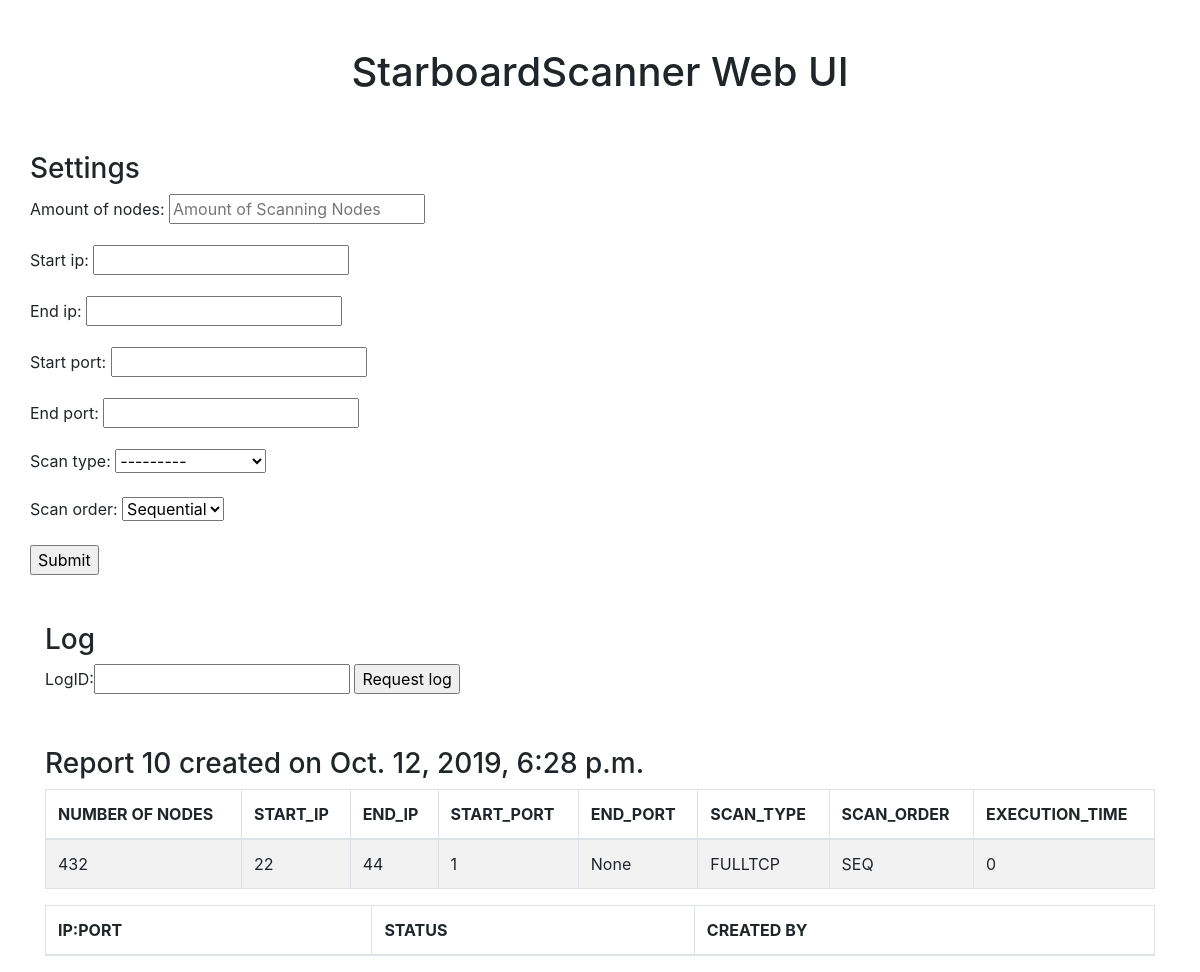
Before: /sb/ with the older database file.
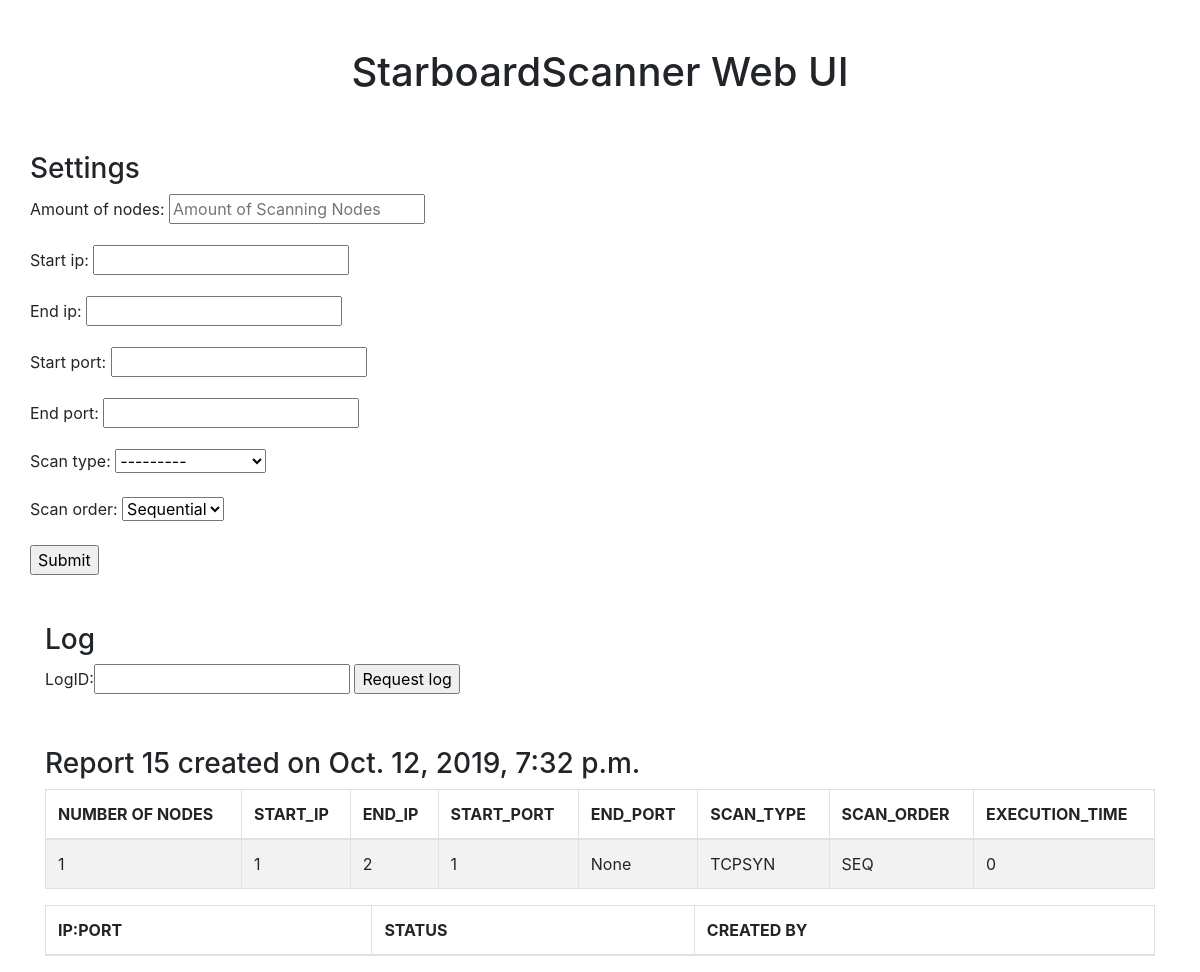
After: the same page with the newer database file.
### starboardscanner_app/models.py (models this page shows)
class Report(models.Model):
    SCAN_TYPE_CHOICES = (
        ('ALIVE', 'Is-Alive'),
        ('FULLTCP', 'Full TCP connect'),
        ('TCPSYN', 'TCP SYN'),
        ('TCPFIN', 'TCP FIN'),
    )
    SCAN_ORDER_CHOICES = (
        ('SEQ', 'Sequential'),
        ('RAND', 'Random'),
    )
    amount_of_nodes = models.IntegerField()
    start_ip = models.CharField(max_length=39)  # max length of ip6 address stored as string
    end_ip = models.CharField(max_length=39)  # max length of ip6 address stored as string
    start_port = models.IntegerField(null=True)
    end_port = models.IntegerField(null=True)
    date_created = models.DateTimeField(auto_now_add=True)
    scan_type = models.CharField(
        max_length=7,
        choices=SCAN_TYPE_CHOICES,
    )
    scan_order = models.CharField(
        max_length=4,
        choices=SCAN_ORDER_CHOICES,
        default='SEQ'
    )
    execution_time = models.IntegerField(default=0)

### starboardscanner_app/views.py (the view)
# urls.py: 2. Add a URL to urlpatterns:  path('', views.home, name='home')
@ensure_csrf_cookie
def home(request):
    if request.method == 'POST':
        if request.POST.get("request_log_btn"):
            form = LogForm(request.POST)
            if form.is_valid():
                print('requesting log')
                print(form.cleaned_data['logID'])
                if form.cleaned_data['logID'] > Report.objects.last().pk:
                    report_id = Report.objects.last().pk
                else:
                    report_id = form.cleaned_data['logID']
                context = {'report': Report.objects.get(pk=report_id), 'form_logID': LogForm(), 'form_input':ReportForm()}
                return render(request, 'starboardscanner_app/starboardscanner_app.html', context)
        elif request.POST.get("execute_job_btn"):
            form = ReportForm(request.POST)
            if form.is_valid():
                print("Submit button clicked")
                amount_of_nodes = form.cleaned_data['amount_of_nodes']
                start_ip = form.cleaned_data['start_ip']
                end_ip = form.cleaned_data['end_ip']
                start_port = form.cleaned_data['start_port']
                end_port = form.cleaned_data['end_port']
                scan_type = form.cleaned_data['scan_type']
                scan_order = form.cleaned_data['scan_order']
                current_report = Report(amount_of_nodes=amount_of_nodes, start_ip=start_ip, end_ip=end_ip,
                                        start_port=start_port,
                                        scan_type=scan_type, scan_order=scan_order)
                current_report.save()
                containers_dict_send = {}
                containers_dict_diff = {}
                os.chdir(os.path.abspath(os.path.dirname(__file__)))
                os.chdir('..')
                os.chdir('network')
                for i in range(amount_of_nodes):
                    containers_dict_send[f'container_{i}'] = 0
                    containers_dict_diff[f'container_{i}'] = 0
                job_list = []
                start_ip_end = [int(x) for x in map(str.strip, start_ip.split('.')) if x][-1]
                end_ip_end = [int(x) for x in map(str.strip, end_ip.split('.')) if x][-1]
                for ip in range(start_ip_end, end_ip_end + 1):
                    for port in range(start_port, end_port + 1):
                        curr_ip_port = start_ip[:-len(str(start_ip_end))] + str(ip) + ":" + str(port)
                        job_list.append(curr_ip_port)
                if scan_order is 'Random' or 'RAND':
                    print(scan_order)
                    random.shuffle(job_list)
                start_time_job = time.process_time()
                c=0
                for job in job_list:
                    for key, value in containers_dict_send.items():
                        received_cnt = Record.objects.filter(created_by=key).count()
                        containers_dict_diff[key] = containers_dict_send[key] - received_cnt
                    container = min(containers_dict_send, key=containers_dict_send.get)
                    containers_dict_send[container] += 1
                    job = {
                        'ip_port': job,
                        'scan_type': scan_type,
                        'report_id': Report.objects.last().pk,
                    }
                    print(job)
                    job_endpoint_of_flask_scanningnode = f'http://127.0.0.1:{30000+c%int(amount_of_nodes)}'
                    c+=1
                    res = requests.post(job_endpoint_of_flask_scanningnode, json=job)
                end_time_job = time.process_time()
                Report.objects.filter(pk=Report.objects.last().pk).update(execution_time=(end_time_job - start_time_job))
                context = {'report': Report.objects.last(), 'form_logID': LogForm(), 'form_input': ReportForm()}
                return render(request, 'starboardscanner_app/starboardscanner_app.html', context)
    else:
        print("rendering latest report")
        context = {'report': Report.objects.last(), 'form_logID': LogForm(),
                   'form_input': ReportForm()}
        return render(request, 'starboardscanner_app/starboardscanner_app.html', context)

### starboardscanner_app/forms.py
class LogForm(forms.Form):
    logID = forms.IntegerField(label='LogID')

class ReportForm(ModelForm):
    class Meta:
        model = Report
        fields = ['amount_of_nodes', 'start_ip', 'end_ip', 'start_port', 'end_port', 'scan_type', 'scan_order']
        widgets = {
            'amount_of_nodes': TextInput(attrs={'placeholder': 'Amount of Scanning Nodes'}),
        }

### starboardscanner_app/templates/starboardscanner_app/starboardscanner_app.html (shortened to what this page needs)
{% extends "starboardscanner_app/base.html" %}
{% block starboardscanner_dashboard %}
    <div class="container">
        <div class="row">
          <div class="col-lg-12 text-center">
            <h1 class="mt-5">StarboardScanner Web UI</h1>
          </div>
        </div>
    </div>
    <div class="container">
        <div class="row">
            <div class="col-xs-6">
                 <div class="container">
                     <div class="row">
                         <div>
                             <div>
                                 <h3 class="mt-5">Settings</h3>
                             </div>
                                <form action="#" method="post">
                                    {% for field in form_input %}
                                        <div class="fieldWrapper">
                                            <div class="form-group">
                                            {{ field.label_tag }} {{ field }}
                                            </div>
                                        </div>
                                    {% endfor %}
                                    <input name="execute_job_btn" type="submit" value="Submit">
                                </form>
                             </div>
                         </div>
                     </div>
                 </div>
            </div>
            <div class="col-xs-6">
                <div class="container">
                     <div class="row">
                         <div>
                             <div>
                            <h3 class="mt-5">Log</h3>
                        </div>
                        <div>
                            <form action="#" method="post">
                                {{ form_logID }}
                            <input name="request_log_btn" type="submit" value="Request log">
                            </form>
                        </div>
                         </div>
                     </div>
                </div>
                  <div>
                    <h3 class="mt-5">Report {{ report.id }} created on {{ report.date_created }}</h3>
                    <table class="table table-bordered table-striped">
                    <thead>
                        <tr>
                            <th scope="col">NUMBER OF NODES</th>
                            <th scope="col">START_IP</th>
                            <th scope="col">END_IP</th>
                            <th scope="col">START_PORT</th>
                            <th scope="col">END_PORT</th>
                            <th scope="col">SCAN_TYPE</th>
                            <th scope="col">SCAN_ORDER</th>
                            <th scope="col">EXECUTION_TIME</th>
                        </tr>
                    </thead>
                    <tbody>
                        <tr>
                             <td>{{report.amount_of_nodes}}</td>
                             <td>{{report.start_ip}}</td>
                             <td> {{report.end_ip}}</td>
                             <td>{{report.start_port}}</td>
                             <td>{{report.end_port}}</td>
                             <td>{{report.scan_type}}</td>
                             <td>{{report.scan_order}}</td>
                             <td>{{report.execution_time}}</td>
                        </tr>
                    </tbody>
                    </table>
                    <table class="table table-bordered table-striped">
                    <thead>
                        <tr>
                            <th scope="col">IP:PORT</th>
                            <th scope="col">STATUS</th>
                            <th scope="col">CREATED BY</th>
                        </tr>
                    </thead>
                    </table>
                </div>
        </div>
    </div>
{% endblock starboardscanner_dashboard %}

Changed rows visible on the page:
no longer on this page (row unchanged): Report: id "10", date_created "Oct. 12, 2019, 6:28 p.m.", amount_of_nodes "432", start_ip "22", end_ip "44", start_port "1", end_port "None", scan_type "FULLTCP", scan_order "SEQ", execution_time "0"
added Report: id "15", date_created "Oct. 12, 2019, 7:32 p.m.", amount_of_nodes "1", start_ip "1", end_ip "2", start_port "1", end_port "None", scan_type "TCPSYN", scan_order "SEQ", execution_time "0"
